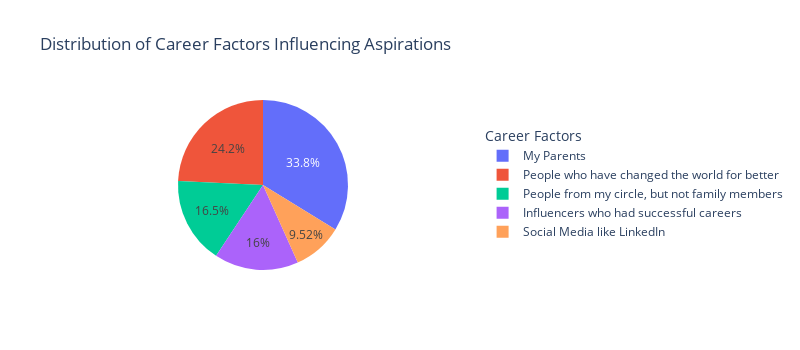

The code cell stored with this chart in its notebook:
### Code cell
# Count frequencies for career_factors
career_counts = df['career_factors'].value_counts().reset_index()
career_counts.columns = ['career_factors', 'count']

# Create a pie chart
fig = px.pie(
    career_counts,
    values='count',
    names='career_factors',
    title='Distribution of Career Factors Influencing Aspirations',
    width=800,
    height=350
)
fig.update_traces(textinfo='percent', textposition='inside')
fig.update_layout(
    legend_title_text='Career Factors',
    legend=dict(yanchor="middle", y=0.5, xanchor="left", x=1.1)
)
fig.show()

### Figure 1 — Plotly figure (JSON) as saved in the notebook; plotly's stock layout.template omitted (floating-point values rounded to 4 significant figures)
{"data": [{"domain": {"x": [0, 1], "y": [0, 1]}, "hovertemplate": "career_factors=%{label}<br>count=%{value}<extra></extra>", "labels": ["My Parents", "People who have changed the world for better", "People from my circle, but not family members", "Influencers who had successful careers", "Social Media like LinkedIn"], "legendgroup": "", "name": "", "showlegend": true, "textinfo": "percent", "textposition": "inside", "type": "pie", "values": [78, 56, 38, 37, 22]}], "layout": {"height": 350, "legend": {"title": {"text": "Career Factors"}, "tracegroupgap": 0, "x": 1.1, "xanchor": "left", "y": 0.5, "yanchor": "middle"}, "title": {"text": "Distribution of Career Factors Influencing Aspirations"}, "width": 800}}
